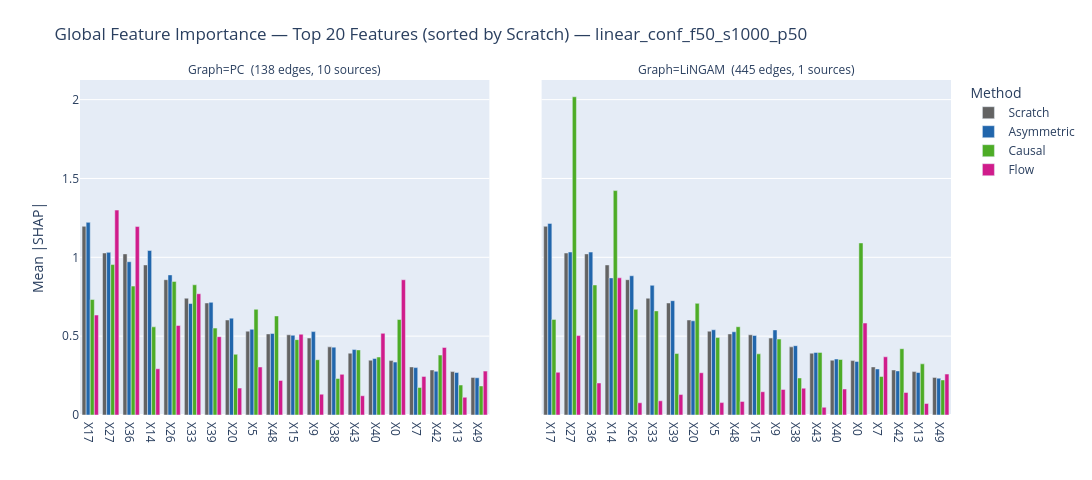

The notebook cell saved with this chart:
### Markdown cell above
## 4. Global Feature Importance Comparison

Mean absolute SHAP value per feature.  
**Left panel** — ShapleyFromScratch + PC-graph methods.  
**Right panel** — ShapleyFromScratch + LiNGAM-graph methods.  
Features are sorted (left → right) by ShapleyFromScratch importance.

### Code cell
# ── Mean absolute SHAP per feature ───────────────────────────────────────
mean_abs = {name: np.abs(sv).mean(axis=0) for name, sv in shap_data.items()}

# Top-N features ranked by Scratch (module-level defaults)
scratch_rank = np.argsort(mean_abs["Scratch"])[::-1][:N_TOP_FEATURES]
top_features = [feature_names[i] for i in scratch_rank]


def _resolve_features(features=None):
    """Thin wrapper — delegates to analysis_utils.resolve_features."""
    return resolve_features(feature_names, scratch_rank, top_features, features)

# ── Method lists (used by scatter / instance cells below) ─────────────────
PC_METHODS     = ["Scratch", "Asymmetric (PC)",     "Causal (PC)",     "Flow (PC)"]
LINGAM_METHODS = ["Scratch", "Asymmetric (LiNGAM)", "Causal (LiNGAM)", "Flow (LiNGAM)"]


def plot_feature_importance(features=None):
    """
    Bar chart of mean |SHAP| per feature × method, split by graph type.

    Parameters
    ----------
    features : list of str, optional
        Feature names to display. Defaults to the top-N features ranked
        by Scratch (``N_TOP_FEATURES``).

    Examples
    --------
    >>> plot_feature_importance()                         # default: top-N by Scratch
    >>> plot_feature_importance(['X0', 'X5', 'X12'])      # specific features
    """
    feat_idx, feat_labels = _resolve_features(features)
    title_tag = f"Top {N_TOP_FEATURES}" if features is None else f"{len(feat_labels)}"

    rows = []
    for method in PC_METHODS:
        src_key = "Scratch" if method == "Scratch" else method
        if src_key not in mean_abs:
            continue
        label = method.replace(" (PC)", "")
        for fi in feat_idx:
            rows.append(dict(
                Feature=feature_names[fi],
                Method=label,
                Graph=f"PC  ({pc_edges} edges, {pc_sources} sources)",
                Importance=float(mean_abs[src_key][fi]),
            ))

    for method in LINGAM_METHODS:
        src_key = "Scratch" if method == "Scratch" else method
        if src_key not in mean_abs:
            continue
        label = method.replace(" (LiNGAM)", "")
        for fi in feat_idx:
            rows.append(dict(
                Feature=feature_names[fi],
                Method=label,
                Graph=f"LiNGAM  ({lingam_edges} edges, {lingam_sources} sources)",
                Importance=float(mean_abs[src_key][fi]),
            ))

    df_imp = pd.DataFrame(rows)
    df_imp["Feature"] = pd.Categorical(df_imp["Feature"], categories=feat_labels, ordered=True)

    fig = px.bar(
        df_imp,
        x="Feature", y="Importance", color="Method",
        barmode="group",
        facet_col="Graph",
        facet_col_spacing=0.06,
        category_orders={
            "Feature": feat_labels,
            "Method":  ["Scratch", "Asymmetric", "Causal", "Flow"],
        },
        color_discrete_map={
            "Scratch":     METHOD_COLORS["Scratch"],
            "Asymmetric":  METHOD_COLORS["Asymmetric"],
            "Causal":      METHOD_COLORS["Causal"],
            "Flow":        METHOD_COLORS["ShapleyFlow"],
        },
        labels={"Importance": "Mean |SHAP|", "Feature": ""},
        title=(
            f"Global Feature Importance — {title_tag} Features "
            f"(sorted by Scratch) — {DATASET}"
        ),
        height=480,
        width=1300,
    )
    fig.update_yaxes(matches="y")
    fig.update_layout(legend_title_text="Method", margin=dict(t=80, b=60))
    fig.show()
    return fig


# Default: top-N by Scratch
fig_imp = plot_feature_importance()

### Figure 1 — Plotly figure (JSON) as saved in the notebook; plotly's stock layout.template omitted (floating-point values rounded to 4 significant figures)
{"data": [{"alignmentgroup": "True", "hovertemplate": "Method=Scratch<br>Graph=PC  (138 edges, 10 sources)<br>=%{x}<br>Mean |SHAP|=%{y}<extra></extra>", "legendgroup": "Scratch", "marker": {"color": "#636363", "pattern": {"shape": ""}}, "name": "Scratch", "offsetgroup": "Scratch", "orientation": "v", "showlegend": true, "textposition": "auto", "type": "bar", "x": ["X17", "X27", "X36", "X14", "X26", "X33", "X39", "X20", "X5", "X48", "X15", "X9", "X38", "X43", "X40", "X0", "X7", "X42", "X13", "X49"], "xaxis": "x", "y": [1.197, 1.027, 1.022, 0.9516, 0.858, 0.7407, 0.7103, 0.6025, 0.5316, 0.5143, 0.5089, 0.4881, 0.432, 0.3919, 0.3475, 0.345, 0.305, 0.2855, 0.2753, 0.2386], "yaxis": "y"}, {"alignmentgroup": "True", "hovertemplate": "Method=Scratch<br>Graph=LiNGAM  (445 edges, 1 sources)<br>=%{x}<br>Mean |SHAP|=%{y}<extra></extra>", "legendgroup": "Scratch", "marker": {"color": "#636363", "pattern": {"shape": ""}}, "name": "Scratch", "offsetgroup": "Scratch", "orientation": "v", "showlegend": false, "textposition": "auto", "type": "bar", "x": ["X17", "X27", "X36", "X14", "X26", "X33", "X39", "X20", "X5", "X48", "X15", "X9", "X38", "X43", "X40", "X0", "X7", "X42", "X13", "X49"], "xaxis": "x2", "y": [1.197, 1.027, 1.022, 0.9516, 0.858, 0.7407, 0.7103, 0.6025, 0.5316, 0.5143, 0.5089, 0.4881, 0.432, 0.3919, 0.3475, 0.345, 0.305, 0.2855, 0.2753, 0.2386], "yaxis": "y2"}, {"alignmentgroup": "True", "hovertemplate": "Method=Asymmetric<br>Graph=PC  (138 edges, 10 sources)<br>=%{x}<br>Mean |SHAP|=%{y}<extra></extra>", "legendgroup": "Asymmetric", "marker": {"color": "#2166ac", "pattern": {"shape": ""}}, "name": "Asymmetric", "offsetgroup": "Asymmetric", "orientation": "v", "showlegend": true, "textposition": "auto", "type": "bar", "x": ["X17", "X27", "X36", "X14", "X26", "X33", "X39", "X20", "X5", "X48", "X15", "X9", "X38", "X43", "X40", "X0", "X7", "X42", "X13", "X49"], "xaxis": "x", "y": [1.222, 1.031, 0.9719, 1.043, 0.8884, 0.707, 0.7145, 0.6142, 0.5435, 0.5171, 0.5055, 0.5288, 0.4303, 0.415, 0.3582, 0.3355, 0.3006, 0.2772, 0.2696, 0.2361], "yaxis": "y"}, {"alignmentgroup": "True", "hovertemplate": "Method=Asymmetric<br>Graph=LiNGAM  (445 edges, 1 sources)<br>=%{x}<br>Mean |SHAP|=%{y}<extra></extra>", "legendgroup": "Asymmetric", "marker": {"color": "#2166ac", "pattern": {"shape": ""}}, "name": "Asymmetric", "offsetgroup": "Asymmetric", "orientation": "v", "showlegend": false, "textposition": "auto", "type": "bar", "x": ["X17", "X27", "X36", "X14", "X26", "X33", "X39", "X20", "X5", "X48", "X15", "X9", "X38", "X43", "X40", "X0", "X7", "X42", "X13", "X49"], "xaxis": "x2", "y": [1.215, 1.034, 1.033, 0.8695, 0.8831, 0.8224, 0.7248, 0.5973, 0.5405, 0.5278, 0.504, 0.5396, 0.4396, 0.3967, 0.3551, 0.3398, 0.2922, 0.2795, 0.2695, 0.2336], "yaxis": "y2"}, {"alignmentgroup": "True", "hovertemplate": "Method=Causal<br>Graph=PC  (138 edges, 10 sources)<br>=%{x}<br>Mean |SHAP|=%{y}<extra></extra>", "legendgroup": "Causal", "marker": {"color": "#4dac26", "pattern": {"shape": ""}}, "name": "Causal", "offsetgroup": "Causal", "orientation": "v", "showlegend": true, "textposition": "auto", "type": "bar", "x": ["X17", "X27", "X36", "X14", "X26", "X33", "X39", "X20", "X5", "X48", "X15", "X9", "X38", "X43", "X40", "X0", "X7", "X42", "X13", "X49"], "xaxis": "x", "y": [0.7322, 0.954, 0.8174, 0.5591, 0.8471, 0.8258, 0.5512, 0.3849, 0.6703, 0.6282, 0.4779, 0.3505, 0.2316, 0.4128, 0.3678, 0.6054, 0.1742, 0.38, 0.1901, 0.1843], "yaxis": "y"}, {"alignmentgroup": "True", "hovertemplate": "Method=Causal<br>Graph=LiNGAM  (445 edges, 1 sources)<br>=%{x}<br>Mean |SHAP|=%{y}<extra></extra>", "legendgroup": "Causal", "marker": {"color": "#4dac26", "pattern": {"shape": ""}}, "name": "Causal", "offsetgroup": "Causal", "orientation": "v", "showlegend": false, "textposition": "auto", "type": "bar", "x": ["X17", "X27", "X36", "X14", "X26", "X33", "X39", "X20", "X5", "X48", "X15", "X9", "X38", "X43", "X40", "X0", "X7", "X42", "X13", "X49"], "xaxis": "x2", "y": [0.6062, 2.018, 0.8244, 1.423, 0.6703, 0.6602, 0.3897, 0.7079, 0.491, 0.5598, 0.3879, 0.4814, 0.2348, 0.397, 0.352, 1.091, 0.2446, 0.4204, 0.3245, 0.2222], "yaxis": "y2"}, {"alignmentgroup": "True", "hovertemplate": "Method=Flow<br>Graph=PC  (138 edges, 10 sources)<br>=%{x}<br>Mean |SHAP|=%{y}<extra></extra>", "legendgroup": "Flow", "marker": {"color": "#d01c8b", "pattern": {"shape": ""}}, "name": "Flow", "offsetgroup": "Flow", "orientation": "v", "showlegend": true, "textposition": "auto", "type": "bar", "x": ["X17", "X27", "X36", "X14", "X26", "X33", "X39", "X20", "X5", "X48", "X15", "X9", "X38", "X43", "X40", "X0", "X7", "X42", "X13", "X49"], "xaxis": "x", "y": [0.6337, 1.299, 1.195, 0.2933, 0.5678, 0.769, 0.4967, 0.1705, 0.3044, 0.2195, 0.5122, 0.1321, 0.2577, 0.122, 0.5178, 0.8576, 0.2448, 0.4282, 0.1123, 0.2783], "yaxis": "y"}, {"alignmentgroup": "True", "hovertemplate": "Method=Flow<br>Graph=LiNGAM  (445 edges, 1 sources)<br>=%{x}<br>Mean |SHAP|=%{y}<extra></extra>", "legendgroup": "Flow", "marker": {"color": "#d01c8b", "pattern": {"shape": ""}}, "name": "Flow", "offsetgroup": "Flow", "orientation": "v", "showlegend": false, "textposition": "auto", "type": "bar", "x": ["X17", "X27", "X36", "X14", "X26", "X33", "X39", "X20", "X5", "X48", "X15", "X9", "X38", "X43", "X40", "X0", "X7", "X42", "X13", "X49"], "xaxis": "x2", "y": [0.2709, 0.5035, 0.203, 0.8699, 0.07758, 0.09007, 0.1297, 0.268, 0.07865, 0.0861, 0.1476, 0.1622, 0.17, 0.04902, 0.1649, 0.583, 0.3691, 0.1429, 0.0728, 0.2597], "yaxis": "y2"}], "layout": {"annotations": [{"font": {}, "showarrow": false, "text": "Graph=PC  (138 edges, 10 sources)", "x": 0.235, "xanchor": "center", "xref": "paper", "y": 1, "yanchor": "bottom", "yref": "paper"}, {"font": {}, "showarrow": false, "text": "Graph=LiNGAM  (445 edges, 1 sources)", "x": 0.765, "xanchor": "center", "xref": "paper", "y": 1, "yanchor": "bottom", "yref": "paper"}], "barmode": "group", "height": 480, "legend": {"title": {"text": "Method"}, "tracegroupgap": 0}, "margin": {"b": 60, "t": 80}, "title": {"text": "Global Feature Importance — Top 20 Features (sorted by Scratch) — linear_conf_f50_s1000_p50"}, "width": 1300, "xaxis": {"anchor": "y", "categoryarray": ["X17", "X27", "X36", "X14", "X26", "X33", "X39", "X20", "X5", "X48", "X15", "X9", "X38", "X43", "X40", "X0", "X7", "X42", "X13", "X49"], "categoryorder": "array", "domain": [0, 0.47], "title": {"text": ""}}, "xaxis2": {"anchor": "y2", "categoryarray": ["X17", "X27", "X36", "X14", "X26", "X33", "X39", "X20", "X5", "X48", "X15", "X9", "X38", "X43", "X40", "X0", "X7", "X42", "X13", "X49"], "categoryorder": "array", "domain": [0.53, 1], "matches": "x", "title": {"text": ""}}, "yaxis": {"anchor": "x", "domain": [0, 1], "matches": "y", "title": {"text": "Mean |SHAP|"}}, "yaxis2": {"anchor": "x2", "domain": [0, 1], "matches": "y", "showticklabels": false}}}
